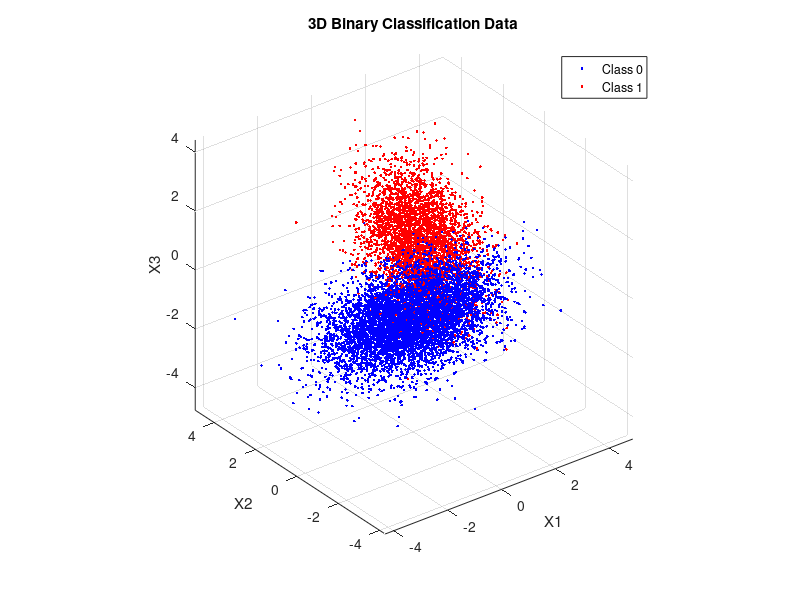

Recreate this plot in MATLAB.
clear all, close all,

N = 10000;
p0 = 0.65; 
p1 = 0.35;

% Generate random class assignments based on priors
u = rand(1,N) >= p0;
N0 = length(find(u==0));
N1 = length(find(u==1));

% Generate Class 0 samples
mu = [-1/2; -1/2; -1/2];
Sigma = [1, -0.5, 0.3; 
         -0.5, 1, -0.5; 
         0.3, -0.5, 1];
r0 = mvnrnd(mu, Sigma, N0);

% Plot Class 0 samples in blue
figure(1), 
plot3(r0(:,1), r0(:,2), r0(:,3), '.b');
axis equal, hold on,

% Generate Class 1 samples
mu = [1; 1; 1];
Sigma = [1, 0.3, -0.2; 
         0.3, 1, 0.3; 
         -0.2, 0.3, 1];
r1 = mvnrnd(mu, Sigma, N1);

% Plot Class 1 samples in red
plot3(r1(:,1), r1(:,2), r1(:,3), '.r');
axis equal, hold on,

% Add labels for clarity
xlabel('X1'), ylabel('X2'), zlabel('X3')
title('3D Binary Classification Data')
legend('Class 0', 'Class 1')
grid on

% Save the data for future use
data = [r0; r1];  % Combine all samples
labels = [zeros(N0,1); ones(N1,1)];  % True class labels
save('classification_data.mat', 'data', 'labels', 'r0', 'r1', 'N0', 'N1');
